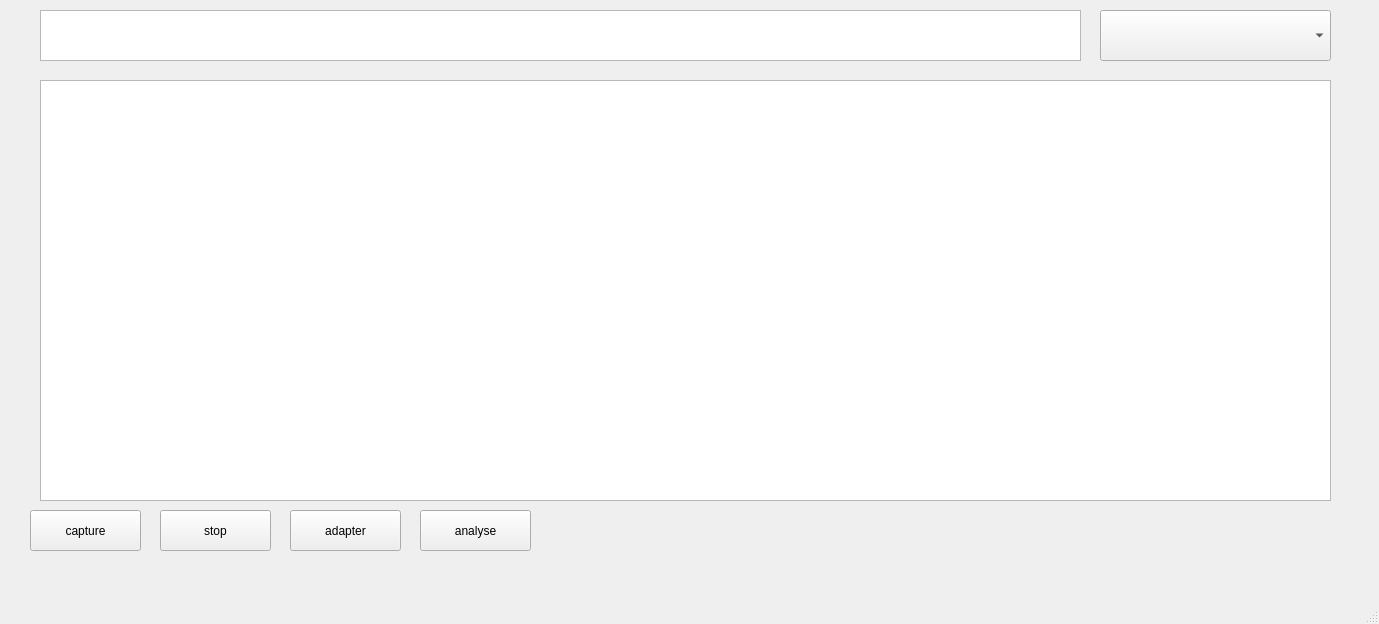
<?xml version="1.0" encoding="UTF-8"?>
<ui version="4.0">
 <class>MainWindow</class>
 <widget class="QMainWindow" name="MainWindow">
  <property name="geometry">
   <rect>
    <x>0</x>
    <y>0</y>
    <width>1379</width>
    <height>624</height>
   </rect>
  </property>
  <property name="windowTitle">
   <string>MainWindow</string>
  </property>
  <widget class="QWidget" name="centralwidget">
   <widget class="QStackedWidget" name="stackedWidget">
    <property name="geometry">
     <rect>
      <x>30</x>
      <y>60</y>
      <width>1311</width>
      <height>441</height>
     </rect>
    </property>
    <property name="currentIndex">
     <number>0</number>
    </property>
    <widget class="QWidget" name="page">
     <widget class="QTableWidget" name="adapterWidget">
      <property name="geometry">
       <rect>
        <x>10</x>
        <y>20</y>
        <width>1291</width>
        <height>421</height>
       </rect>
      </property>
     </widget>
    </widget>
    <widget class="QWidget" name="page_2">
     <widget class="QTableWidget" name="analyseWidget">
      <property name="geometry">
       <rect>
        <x>10</x>
        <y>10</y>
        <width>1291</width>
        <height>431</height>
       </rect>
      </property>
     </widget>
    </widget>
   </widget>
   <widget class="QTextEdit" name="currentAdapterEdit">
    <property name="geometry">
     <rect>
      <x>40</x>
      <y>10</y>
      <width>1041</width>
      <height>51</height>
     </rect>
    </property>
   </widget>
   <widget class="QPushButton" name="pushButton">
    <property name="geometry">
     <rect>
      <x>30</x>
      <y>510</y>
      <width>111</width>
      <height>41</height>
     </rect>
    </property>
    <property name="text">
     <string>capture</string>
    </property>
   </widget>
   <widget class="QPushButton" name="pushButton_2">
    <property name="geometry">
     <rect>
      <x>160</x>
      <y>510</y>
      <width>111</width>
      <height>41</height>
     </rect>
    </property>
    <property name="text">
     <string>stop</string>
    </property>
   </widget>
   <widget class="QPushButton" name="pushButton_3">
    <property name="geometry">
     <rect>
      <x>290</x>
      <y>510</y>
      <width>111</width>
      <height>41</height>
     </rect>
    </property>
    <property name="text">
     <string>adapter</string>
    </property>
   </widget>
   <widget class="QPushButton" name="pushButton_4">
    <property name="geometry">
     <rect>
      <x>420</x>
      <y>510</y>
      <width>111</width>
      <height>41</height>
     </rect>
    </property>
    <property name="text">
     <string>analyse</string>
    </property>
   </widget>
   <widget class="QComboBox" name="filterModeBox">
    <property name="geometry">
     <rect>
      <x>1100</x>
      <y>10</y>
      <width>231</width>
      <height>51</height>
     </rect>
    </property>
   </widget>
  </widget>
  <widget class="QMenuBar" name="menubar">
   <property name="geometry">
    <rect>
     <x>0</x>
     <y>0</y>
     <width>1379</width>
     <height>26</height>
    </rect>
   </property>
  </widget>
  <widget class="QStatusBar" name="statusbar"/>
 </widget>
 <resources/>
 <connections/>
</ui>
